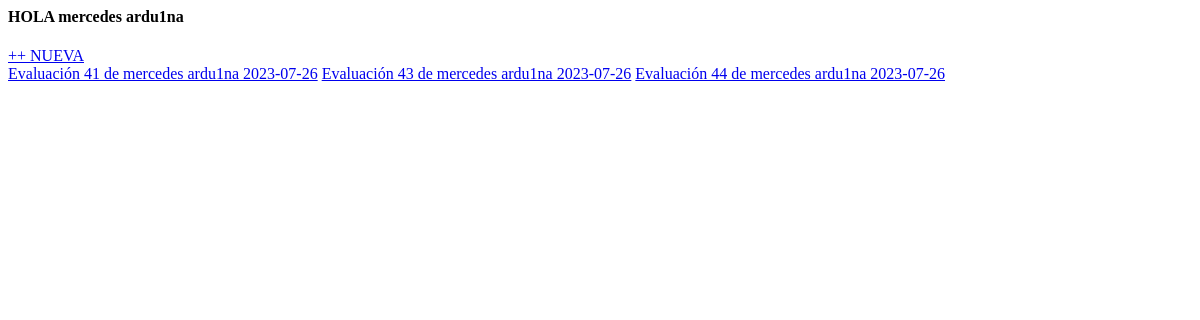
The page /evaluaciones_empleado/ (signed in) on the database as committed earlier.
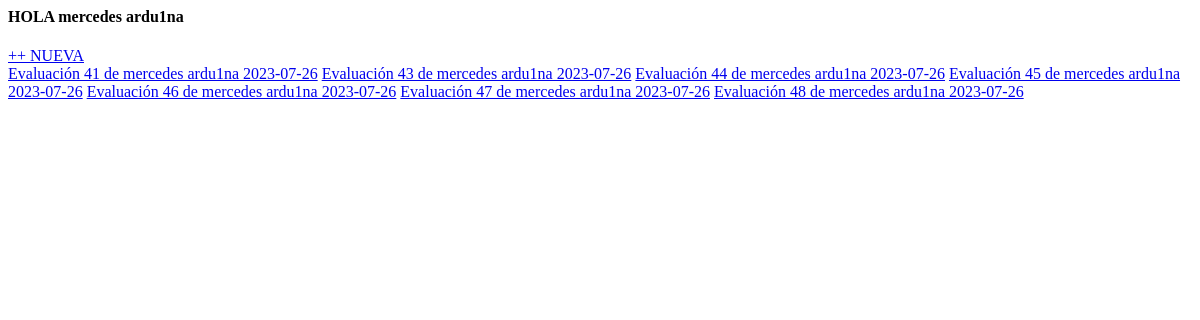
The same page on the database as committed later.
### indicadores/models.py (models this page shows)
class Evaluacion (models.Model):
    lider = models.ForeignKey(
                                Lider, related_name="evaluaciones", on_delete=models.SET_NULL, null=True)
    empleado = models.ForeignKey(
                                Empleado, related_name="evaluaciones", on_delete=models.SET_NULL, null=True)
    fecha = models.DateField(
                                default=date.today())
    def __str__ (self):
        return f'Evaluación {self.id} de {self.empleado} {self.fecha}'
    class Meta:
        verbose_name_plural = "Evaluaciones"

class Empleado(models.Model):
    user = models.OneToOneField(
                User, related_name="empleado", on_delete=models.CASCADE
                )
    cargo = models.ForeignKey(
                    Cargo, on_delete=models.CASCADE, related_name="empleados", null=True, blank=False
                    )
    nivel_administrativo = models.ForeignKey(
                    NivelAdministrativo, on_delete=models.CASCADE, null=True, related_name="empleados", blank=False
                    )
    lider = models.ForeignKey(
                    Lider, on_delete=models.CASCADE, null=True, related_name="empleados", blank=False
                    )
    regional = models.ForeignKey(
                    'Regional', related_name="empleados", on_delete=models.SET_NULL, null=True
                    )
    def __str__(self):
        return f'{self.user.first_name} {self.user.last_name}'

### indicadores/views.py (the view)
# urls.py: path('evaluaciones_empleado/',views.evaluaciones_empleado, name="evaluaciones_empleado"),
@login_required
def evaluaciones_empleado(request):
    try:
        if request.user.empleado:
            empleado = request.user.empleado
            evaluaciones = Evaluacion.objects.filter(empleado=empleado)
            context = {
                'empleado': empleado,
                'evaluaciones': evaluaciones,
            }
            template_name = 'indicadores/evaluaciones_empleado.html'
            return render(request, template_name, context)
    except:
        return HttpResponse("no eres empleado")

### templates/indicadores/evaluaciones_empleado.html (shortened to what this page needs)
    <h4>HOLA {{empleado}}</h4>
    <a href="{% url 'evaluacion_nueva' %}"> ++ NUEVA</a>
    {% for evaluacion in evaluaciones.all %}
    <a href="{% url 'evaluacion' id=evaluacion.id %}">{{evaluacion}}</a>
    {% endfor %}

Rows that differ between the two databases and show on the page:
added Evaluacion: id+empleado+fecha "Evaluación 45 de mercedes ardu1na 2023-07-26"
added Evaluacion: id+empleado+fecha "Evaluación 46 de mercedes ardu1na 2023-07-26"
added Evaluacion: id+empleado+fecha "Evaluación 47 de mercedes ardu1na 2023-07-26"
added Evaluacion: id+empleado+fecha "Evaluación 48 de mercedes ardu1na 2023-07-26"
